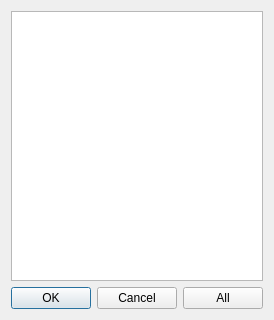
<?xml version="1.0" encoding="UTF-8"?>
<ui version="4.0">
 <class>Dialog</class>
 <widget class="QDialog" name="Dialog">
  <property name="geometry">
   <rect>
    <x>0</x>
    <y>0</y>
    <width>240</width>
    <height>320</height>
   </rect>
  </property>
  <property name="windowTitle">
   <string>Dialog</string>
  </property>
  <layout class="QGridLayout" name="gridLayout">
   <item row="2" column="0">
    <widget class="QDialogButtonBox" name="buttonBox">
     <property name="orientation">
      <enum>Qt::Horizontal</enum>
     </property>
     <property name="standardButtons">
      <set>QDialogButtonBox::Cancel|QDialogButtonBox::Ok</set>
     </property>
    </widget>
   </item>
   <item row="2" column="1">
    <widget class="QPushButton" name="pushButton">
     <property name="text">
      <string>All</string>
     </property>
    </widget>
   </item>
   <item row="0" column="0" colspan="2">
    <widget class="QListWidget" name="listWidget"/>
   </item>
  </layout>
 </widget>
 <resources/>
 <connections>
  <connection>
   <sender>buttonBox</sender>
   <signal>accepted()</signal>
   <receiver>Dialog</receiver>
   <slot>accept()</slot>
   <hints>
    <hint type="sourcelabel">
     <x>248</x>
     <y>254</y>
    </hint>
    <hint type="destinationlabel">
     <x>157</x>
     <y>274</y>
    </hint>
   </hints>
  </connection>
  <connection>
   <sender>buttonBox</sender>
   <signal>rejected()</signal>
   <receiver>Dialog</receiver>
   <slot>reject()</slot>
   <hints>
    <hint type="sourcelabel">
     <x>316</x>
     <y>260</y>
    </hint>
    <hint type="destinationlabel">
     <x>286</x>
     <y>274</y>
    </hint>
   </hints>
  </connection>
 </connections>
</ui>
